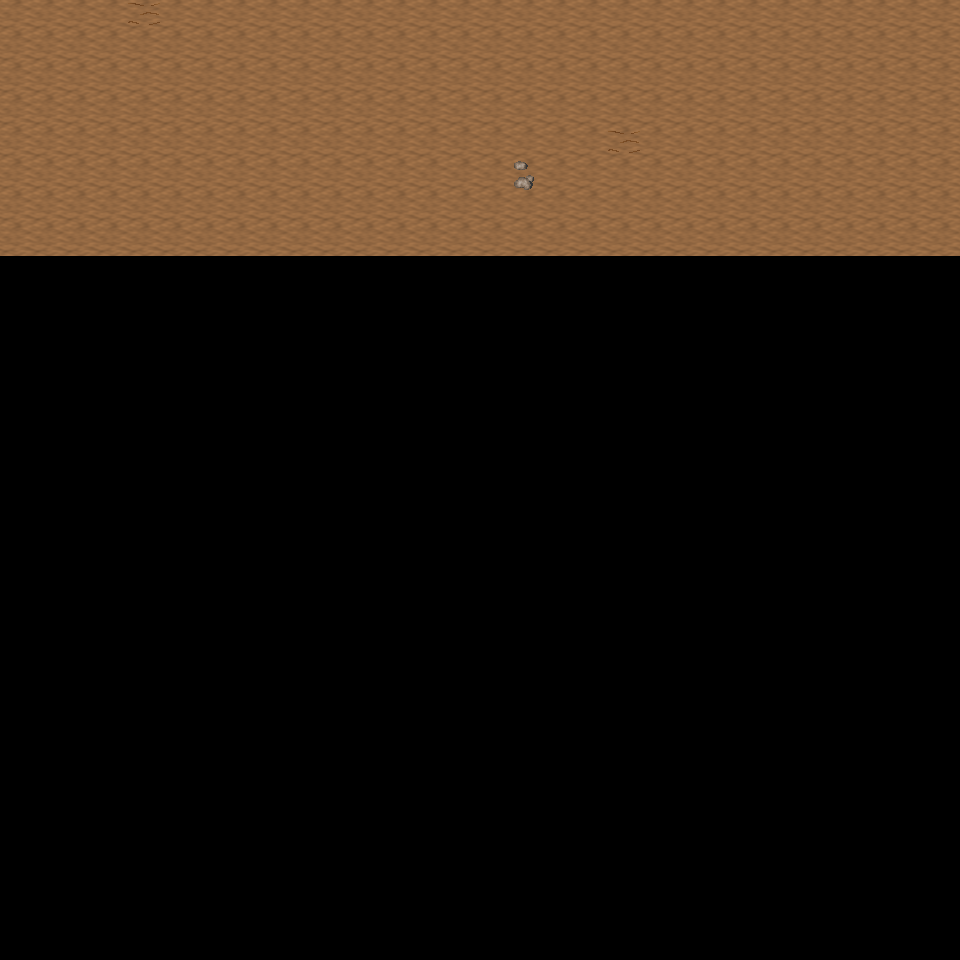

Below is a game level as drawn by its tile map, then a one-line description and the .tmx that defines it (tile-layer data replaced by summaries):
An orthogonal 30x30 tile map with 32x32 px tiles, 6 tile layers (Ground, Object, Object2, Above, ...), 19 tilesets and 3 objects (3x mapExit).

<map version="1.0" orientation="orthogonal" renderorder="right-down" width="30" height="30" tilewidth="32" tileheight="32" nextobjectid="4">
  <tileset firstgid="1" name="tileset_ground_ground" tilewidth="32" tileheight="32" tilecount="33" columns="3">
    <image source="../drawable/tileset_ground_ground.png" width="96" height="352" />
  </tileset>
  <tileset firstgid="34" name="tileset_ground_ridge_earth_dark" tilewidth="32" tileheight="32" tilecount="96" columns="12">
    <image source="../drawable/tileset_ground_ridge_earth_dark.png" width="384" height="256" />
  </tileset>
  <tileset firstgid="130" name="tileset_ground_rock_pebbles" tilewidth="32" tileheight="32" tilecount="3" columns="1">
    <image source="../drawable/tileset_ground_rock_pebbles.png" width="32" height="96" />
  </tileset>
  <tileset firstgid="133" name="tileset_ground_earth_edges" tilewidth="32" tileheight="32" tilecount="18" columns="6">
    <image source="../drawable/tileset_ground_earth_edges.png" width="192" height="96" />
  </tileset>
  <tileset firstgid="151" name="tileset_plant_leaves" tilewidth="32" tileheight="32" tilecount="8" columns="4">
    <image source="../drawable/tileset_plant_leaves.png" width="128" height="64" />
  </tileset>
  <tileset firstgid="159" name="tileset_plant_flower_daisy_yellow" tilewidth="32" tileheight="32" tilecount="8" columns="2">
    <image source="../drawable/tileset_plant_flower_daisy_yellow.png" width="64" height="128" />
  </tileset>
  <tileset firstgid="167" name="tileset_plant_grasses" tilewidth="32" tileheight="32" tilecount="6" columns="3">
    <image source="../drawable/tileset_plant_grasses.png" width="96" height="64" />
  </tileset>
  <tileset firstgid="173" name="tileset_ground_cobbled_paving" tilewidth="32" tileheight="32" tilecount="1" columns="1">
    <image source="../drawable/tileset_ground_cobbled_paving.png" width="32" height="32" />
  </tileset>
  <tileset firstgid="174" name="tileset_plant_flower_daisy_white" tilewidth="32" tileheight="32" tilecount="8" columns="2">
    <image source="../drawable/tileset_plant_flower_daisy_white.png" width="64" height="128" />
  </tileset>
  <tileset firstgid="182" name="tileset_plant_flower_daisy_red" tilewidth="32" tileheight="32" tilecount="8" columns="2">
    <image source="../drawable/tileset_plant_flower_daisy_red.png" width="64" height="128" />
  </tileset>
  <tileset firstgid="190" name="tileset_logic_collision" tilewidth="32" tileheight="32" tilecount="1" columns="1">
    <image source="../drawable/tileset_logic_collision.png" width="32" height="32" />
  </tileset>
  <tileset firstgid="191" name="tileset_logic_creature_sheepman" tilewidth="32" tileheight="32" tilecount="4" columns="4">
    <image source="../drawable/tileset_logic_creature_sheepman.png" width="128" height="32" />
  </tileset>
  <tileset firstgid="195" name="tileset_object_tan_tent" tilewidth="32" tileheight="32" tilecount="25" columns="5">
    <image source="../drawable/tileset_object_tan_tent.png" width="160" height="160" />
  </tileset>
  <tileset firstgid="220" name="tileset_item_campfires" tilewidth="32" tileheight="32" tilecount="2" columns="2">
    <image source="../drawable/tileset_item_campfires.png" width="64" height="32" />
  </tileset>
  <tileset firstgid="222" name="tileset_plant_tree_dead_tree_4" tilewidth="32" tileheight="32" tilecount="20" columns="4">
    <image source="../drawable/tileset_plant_tree_dead_tree_4.png" width="128" height="160" />
  </tileset>
  <tileset firstgid="242" name="tileset_plant_tree_fall_trees" tilewidth="32" tileheight="32" tilecount="40" columns="8">
    <image source="../drawable/tileset_plant_tree_fall_trees.png" width="256" height="160" />
  </tileset>
  <tileset firstgid="282" name="tileset_object_well_hoist" tilewidth="32" tileheight="32" tilecount="9" columns="3">
    <image source="../drawable/tileset_object_well_hoist.png" width="96" height="96" />
  </tileset>
  <tileset firstgid="291" name="tileset_logic_creature_mutant" tilewidth="32" tileheight="32" tilecount="7" columns="7">
    <image source="../drawable/tileset_logic_creature_mutant.png" width="224" height="32" />
  </tileset>
  <tileset firstgid="298" name="tileset_ground_grass_edges" tilewidth="32" tileheight="32" tilecount="36" columns="12">
    <image source="../drawable/tileset_ground_grass_edges.png" width="384" height="96" />
  </tileset>
  <layer name="Ground" width="30" height="30">
    <data>[900 cells, 240 non-empty, 1 distinct tile ids]</data>
  </layer>
  <layer name="Object" width="30" height="30">
    <data>[900 cells, 3 non-empty, 2 distinct tile ids]</data>
  </layer>
  <layer name="Object2" width="30" height="30">
    <data>[900 cells, 0 non-empty, 0 distinct tile ids]</data>
  </layer>
  <layer name="Above" width="30" height="30">
    <data>[900 cells, 0 non-empty, 0 distinct tile ids]</data>
  </layer>
  <layer name="Above2" width="30" height="30">
    <data>[900 cells, 0 non-empty, 0 distinct tile ids]</data>
  </layer>
  <layer name="Walkable" width="30" height="30">
    <data>[900 cells, 0 non-empty, 0 distinct tile ids]</data>
  </layer>
  <objectgroup name="MapEvents">
    <object id="1" name="north" type="mapExit" x="0" y="0" width="960" height="32">
      <properties>
        <property name="map" value="level_0_x86_y28" />
        <property name="x" value="0" />
        <property name="y" value="28" />
      </properties>
    </object>
    <object id="2" name="west" type="mapExit" x="0" y="0" width="32" height="960">
      <properties>
        <property name="map" value="level_0_x85_y29" />
        <property name="x" value="28" />
        <property name="y" value="0" />
      </properties>
    </object>
    <object id="3" name="east" type="mapExit" x="928" y="0" width="32" height="960">
      <properties>
        <property name="map" value="level_0_x87_y29" />
        <property name="x" value="1" />
        <property name="y" value="0" />
      </properties>
    </object>
  </objectgroup>
</map>
